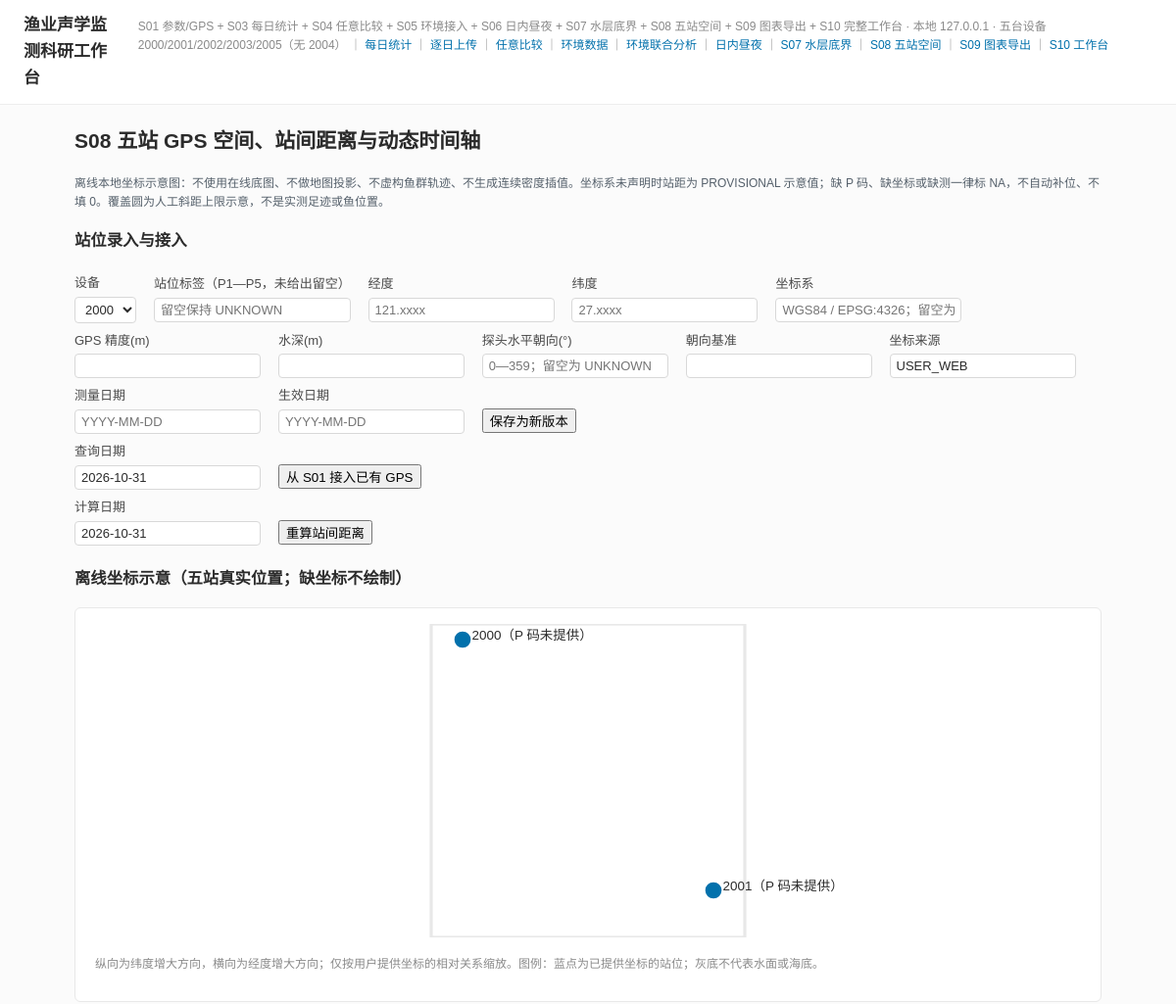
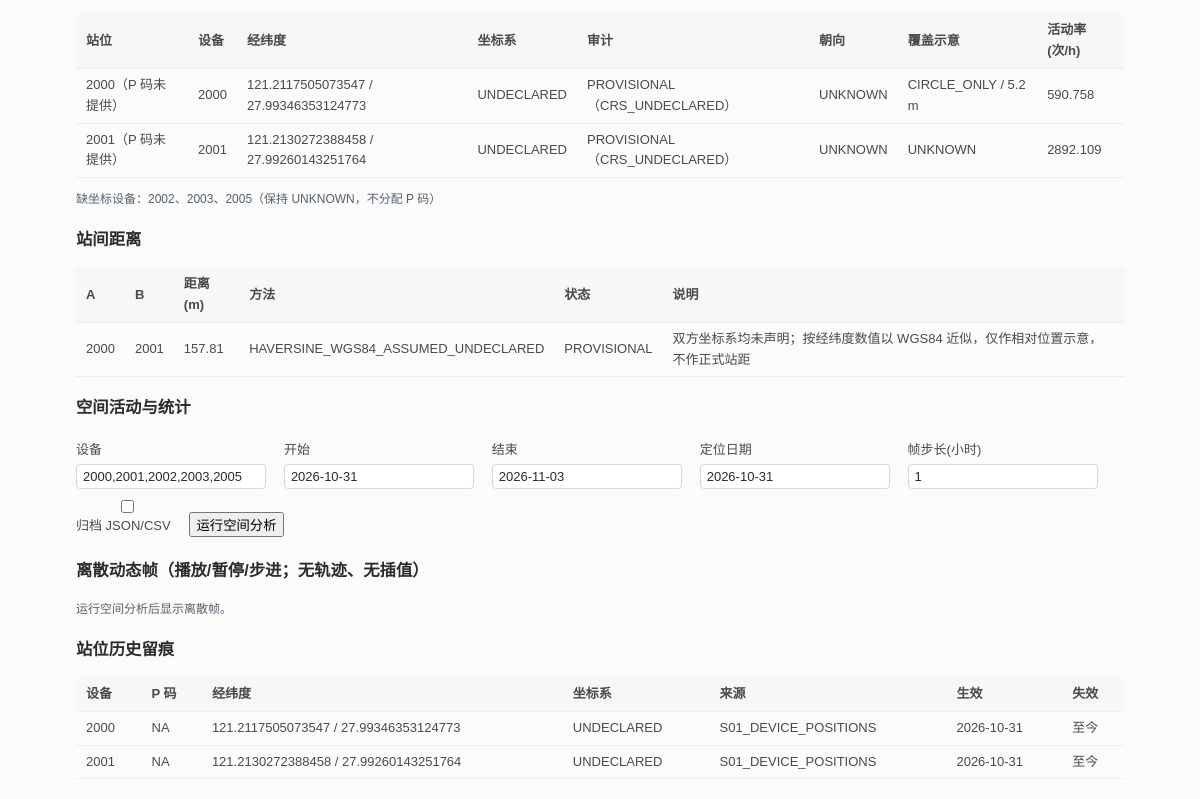
/s08, run on the app's committed database (2 pictures, top to bottom).
### tables this page shows
CREATE TABLE station_location (
    location_id              INTEGER PRIMARY KEY AUTOINCREMENT,
    station_id               TEXT,                      -- P1—P5；未提供时保持 NULL，不自动分配
    device_id                TEXT NOT NULL REFERENCES devices(device_id),
    longitude_deg            REAL,
    latitude_deg             REAL,
    coordinate_reference_system TEXT,
    gps_accuracy_m           REAL,
    water_depth_m            REAL,
    position_source          TEXT NOT NULL,
    measured_at              TEXT,
    heading_deg              REAL,                      -- 探头水平朝向；NULL = UNKNOWN，不画方向足迹
    heading_reference        TEXT,
    effective_from           TEXT NOT NULL,
    effective_to             TEXT,
    created_at               TEXT NOT NULL,
    created_by               TEXT NOT NULL,
    UNIQUE (device_id, effective_from, position_source)
);

CREATE TABLE device_parameter_versions (
    parameter_id            INTEGER PRIMARY KEY AUTOINCREMENT,
    device_id               TEXT NOT NULL REFERENCES devices(device_id),
    version                 INTEGER NOT NULL,
    -- 离底参考：显式输入类型，另一侧为派生值（不写回用户输入）
    clearance_input_type    TEXT CHECK (clearance_input_type IN ('VERTICAL','AXIS_SLANT','UNKNOWN')),
    vertical_bottom_clearance_m REAL,           -- 用户输入（VERTICAL）或 NULL
    axis_slant_m                REAL,           -- 用户输入（AXIS_SLANT）或 NULL
    derived_vertical_clearance_m REAL,          -- 派生值，标记 is_derived
    derived_axis_slant_m         REAL,          -- 派生值
    derivation_tilt_deg     REAL,               -- 派生时使用的倾角
    is_derived              INTEGER NOT NULL DEFAULT 0,
    -- 人工分析截断（硬上限，独立于派生值，永不覆盖）
    analysis_cutoff_slant_m REAL,
    downward_tilt_deg       REAL,               -- 相对水平面向下为正
    tilt_reference          TEXT,
    beam_angle_value_deg    REAL,
    beam_angle_kind         TEXT CHECK (beam_angle_kind IN ('FULL','HALF','UNKNOWN')),
    beam_full_angle_deg     REAL,
    beam_half_angle_deg     REAL,               -- FULL: value/2；HALF: value
    heading_deg             REAL,               -- 真北 0°、顺时针；NULL=UNKNOWN
    heading_reference       TEXT,
    measurement_method      TEXT,
    uncertainty             TEXT,
    source                  TEXT NOT NULL,
    change_reason           TEXT,
    effective_from          TEXT NOT NULL,
    effective_to            TEXT,
    created_at              TEXT NOT NULL,
    created_by              TEXT NOT NULL DEFAULT 'web',
    UNIQUE (device_id, version)
);

CREATE TABLE station_distance (
    distance_id   INTEGER PRIMARY KEY AUTOINCREMENT,
    station_a     TEXT NOT NULL,
    station_b     TEXT NOT NULL,
    device_a      TEXT NOT NULL,
    device_b      TEXT NOT NULL,
    distance_m    REAL NOT NULL,
    method        TEXT NOT NULL,
    computed_at   TEXT NOT NULL,
    crs_pair      TEXT,
    status        TEXT NOT NULL DEFAULT 'OK',
    note          TEXT,
    UNIQUE (station_a, station_b, method)
);

### 04_SOURCE_CODE/app/web/routes.py (the view, shortened to what this page needs)
@bp.route("/s08", methods=["GET", "POST"])
def s08_home():
    conn = get_conn()
    message = None
    analysis = None
    dynamics = None
    try:
        devices = tuple(d.strip() for d in (request.form.get("devices") or
                                            ",".join(spatial_svc.DEVICE_IDS)).split(",")
                        if d.strip())
        start = request.form.get("start_date") or "2026-10-31"
        end = request.form.get("end_date") or "2026-11-03"
        observed_date = request.form.get("observed_date") or start
        map_data = spatial_svc.map_payload(conn, observed_date)
        bounds = map_data.get("bounds")
        map_points = []
        for station in map_data["stations"]:
            x = y = None
            if bounds and station["longitude_deg"] is not None and station["latitude_deg"] is not None:
                width = bounds["max_lon"] - bounds["min_lon"]
                height = bounds["max_lat"] - bounds["min_lat"]
                if width > 0 or height > 0:
                    x = 10 + 80 * (station["longitude_deg"] - bounds["min_lon"]) / width if width > 0 else 50
                    y = 85 - 80 * (station["latitude_deg"] - bounds["min_lat"]) / height if height > 0 else 50
            map_points.append({"station": station, "x": x, "y": y})
        station_rows = [dict(row) for row in conn.execute(
            "SELECT * FROM station_location ORDER BY device_id,effective_from DESC LIMIT 30")]
    finally:
        conn.close()
    return render_template("s08.html", message=message, map_data=map_data,
                           map_points=map_points, station_rows=station_rows,
                           analysis=analysis, dynamics=dynamics,
                           devices=",".join(devices), start=start, end=end,
                           observed_date=observed_date)

### 04_SOURCE_CODE/app/templates/s08.html (shortened to what this page needs)
{% extends "base.html" %}
{% block content %}
<h2>S08 五站 GPS 空间、站间距离与动态时间轴</h2>
<p class="hint">离线本地坐标示意图：不使用在线底图、不做地图投影、不虚构鱼群轨迹、不生成连续密度插值。坐标系未声明时站距为 PROVISIONAL 示意值；缺 P 码、缺坐标或缺测一律标 NA，不自动补位、不填 0。覆盖圆为人工斜距上限示意，不是实测足迹或鱼位置。</p>
<h3>站位录入与接入</h3>
<form class="compare-form" method="post">
  <label>设备 <select name="device_id">{% for d in ['2000','2001','2002','2003','2005'] %}<option value="{{ d }}">{{ d }}</option>{% endfor %}</select></label>
  <label>站位标签（P1—P5，未给出留空） <input name="station_id" placeholder="留空保持 UNKNOWN"></label>
  <label>经度 <input name="longitude" placeholder="121.xxxx"></label>
  <label>纬度 <input name="latitude" placeholder="27.xxxx"></label>
  <label>坐标系 <input name="coordinate_reference_system" placeholder="WGS84 / EPSG:4326；留空为 UNDECLARED"></label>
  <label>GPS 精度(m) <input name="gps_accuracy_m"></label>
  <label>水深(m) <input name="water_depth_m"></label>
  <label>探头水平朝向(°) <input name="heading_deg" placeholder="0—359；留空为 UNKNOWN"></label>
  <label>朝向基准 <input name="heading_reference"></label>
  <label>坐标来源 <input name="position_source" value="USER_WEB"></label>
  <label>测量日期 <input name="measured_at" placeholder="YYYY-MM-DD"></label>
  <label>生效日期 <input name="effective_from" placeholder="YYYY-MM-DD"></label>
  <button>保存为新版本</button>
</form>
<form class="compare-form" method="post">
  <label>查询日期 <input name="observed_date" value="{{ observed_date }}"></label>
  <button>从 S01 接入已有 GPS</button>
</form>
<form class="compare-form" method="post">
  <label>计算日期 <input name="observed_date" value="{{ observed_date }}"></label>
  <button>重算站间距离</button>
</form>
<h3>离线坐标示意（五站真实位置；缺坐标不绘制）</h3>
<div class="card">
<svg viewBox="0 0 100 100" width="100%" height="320" role="img" aria-label="五站离线坐标示意图">
  <rect x="0" y="0" width="100" height="100" fill="#FFFFFF" stroke="#E8E8E8"></rect>
  {% for p in map_points %}
    {% if p.x is not none %}
    <circle cx="{{ p.x }}" cy="{{ p.y }}" r="2.6" fill="#0271AC"></circle>
    <text x="{{ p.x + 3 }}" y="{{ p.y }}" font-size="4.2" fill="#2B2B2B">{{ p.station.label }}</text>
    {% endif %}
  {% endfor %}
</svg>
<p class="muted">纵向为纬度增大方向，横向为经度增大方向；仅按用户提供坐标的相对关系缩放。图例：蓝点为已提供坐标的站位；灰底不代表水面或海底。</p>
</div>
<table><thead><tr><th>站位</th><th>设备</th><th>经纬度</th><th>坐标系</th><th>审计</th><th>朝向</th><th>覆盖示意</th><th>活动率(次/h)</th></tr></thead><tbody>
{% for s in map_data.stations %}
<tr>
  <td>{{ s.label }}</td><td>{{ s.device_id }}</td>
  <td>{{ s.longitude_deg if s.longitude_deg is not none else 'NA' }} / {{ s.latitude_deg if s.latitude_deg is not none else 'NA' }}</td>
  <td>{{ s.crs }}</td><td>{{ s.coordinate_audit.status }}（{{ s.coordinate_audit.flags | join(',') or '无' }}）</td>
  <td>{{ s.heading_deg if s.heading_deg is not none else 'UNKNOWN' }}</td>
  <td>{{ s.coverage.status }}{% if s.coverage.cutoff_m is defined %} / {{ s.coverage.cutoff_m }} m{% endif %}</td>
  <td>{{ s.activity.rate_per_hour | round(3) if s.activity and s.activity.rate_per_hour is not none else 'NA' }}</td>
</tr>
{% else %}<tr><td colspan="8">暂无站位记录；请先从 S01 接入或逐台录入</td></tr>{% endfor %}
</tbody></table>
{% if map_data.unknown_devices %}<p class="hint">缺坐标设备：{{ map_data.unknown_devices | join('、') }}（保持 UNKNOWN，不分配 P 码）</p>{% endif %}
<h3>站间距离</h3>
<table><thead><tr><th>A</th><th>B</th><th>距离(m)</th><th>方法</th><th>状态</th><th>说明</th></tr></thead><tbody>
{% for d in map_data.distances %}<tr><td>{{ d.station_a }}</td><td>{{ d.station_b }}</td><td>{{ d.distance_m | round(2) }}</td><td>{{ d.method }}</td><td>{{ d.status }}</td><td>{{ d.note }}</td></tr>
{% else %}<tr><td colspan="6">暂无站距；坐标系未声明时只给 PROVISIONAL 近似，跨坐标系拒绝混算</td></tr>{% endfor %}
</tbody></table>
<h3>空间活动与统计</h3>
<form class="compare-form" method="post">
  <label>设备 <input name="devices" value="{{ devices }}"></label>
  <label>开始 <input name="start_date" value="{{ start }}"></label>
  <label>结束 <input name="end_date" value="{{ end }}"></label>
  <label>定位日期 <input name="observed_date" value="{{ observed_date }}"></label>
  <label>帧步长(小时) <input name="step_hours" value="1"></label>
  <label><input type="checkbox" name="save" value="1"> 归档 JSON/CSV</label>
  <button>运行空间分析</button>
</form>
<h3>离散动态帧（播放/暂停/步进；无轨迹、无插值）</h3>
{% if dynamics %}
<div class="card">
<label>时间滑块 <input type="range" id="frameRange" min="0" max="{{ dynamics.frames | length - 1 }}" value="0"></label>
<label>设备 <select id="deviceSelect"><option value="ALL">五站同步</option>{% for d in dynamics.devices %}<option value="{{ d }}">{{ d }}</option>{% endfor %}</select></label>
<label>倍速 <select id="speedSelect"><option value="1">1×</option><option value="0.5">0.5×</option><option value="2">2×</option><option value="4">4×</option></select></label>
<p><button id="playBtn" type="button">播放</button> <button id="pauseBtn" type="button">暂停</button> <button id="prevBtn" type="button">上一步</button> <button id="nextBtn" type="button">下一步</button></p>
<p id="frameTime" class="muted"></p>
<table><thead><tr><th>设备</th><th>活动状态</th><th>候选事件</th><th>水温</th><th>潮位</th><th>风速</th><th>风向</th></tr></thead><tbody id="frameBody"></tbody></table>
<p class="hint">颜色分级固定：浅蓝 0—2 次/h，中蓝 2—5，深蓝 &gt;5，灰色 NA。环境值来自 S05 来源，缺测不伪装成 0；站位值不连成轨迹。</p>
</div>
<script>
const FRAMES = {{ dynamics.frames | tojson }};
let frameIndex = 0, timer = null;
function renderFrame() {
  const frame = FRAMES[frameIndex] || {values: []};
  document.getElementById('frameRange').value = frameIndex;
  document.getElementById('frameTime').textContent = frame.timestamp_local + '（' + frame.timezone + '）';
  const selected = document.getElementById('deviceSelect').value;
  const body = document.getElementById('frameBody');
  body.innerHTML = '';
  frame.values.filter(v => selected === 'ALL' || v.device_id === selected).forEach(v => {
    const tr = document.createElement('tr');
    const classes = ['lvl-na', 'lvl-low', 'lvl-mid', 'lvl-high'];
    const count = v.candidate_events;
    const level = v.status === 'NA' || count === null ? 0 : (count > 5 ? 3 : (count >= 2 ? 2 : 1));
    tr.innerHTML = '<td class="' + classes[level] + '">' + v.device_id + '</td><td>' + v.status +
      '</td><td>' + (count === null ? 'NA' : count) + '</td>' +
      ['WATER_TEMP','TIDE_HEIGHT','WIND_SPEED','WIND_DIRECTION'].map(k => {
        const env = v.environment[k];
        return '<td>' + (env ? (env.value.toFixed(3) + ' (' + env.quality_flag + ')') : 'NA') + '</td>';
      }).join('');
    body.appendChild(tr);
  });
}
function stop() { if (timer) { clearInterval(timer); timer = null; } }
function play() {
  stop();
  const speed = parseFloat(document.getElementById('speedSelect').value) || 1;
  timer = setInterval(() => { frameIndex = (frameIndex + 1) % FRAMES.length; renderFrame(); }, 1000 / speed);
}
document.getElementById('frameRange').addEventListener('input', e => { stop(); frameIndex = +e.target.value; renderFrame(); });
document.getElementById('playBtn').addEventListener('click', play);
document.getElementById('pauseBtn').addEventListener('click', stop);
document.getElementById('prevBtn').addEventListener('click', () => { stop(); frameIndex = (frameIndex - 1 + FRAMES.length) % FRAMES.length; renderFrame(); });
document.getElementById('nextBtn').addEventListener('click', () => { stop(); frameIndex = (frameIndex + 1) % FRAMES.length; renderFrame(); });
document.getElementById('deviceSelect').addEventListener('change', renderFrame);
renderFrame();
</script>
<style>
.lvl-na { background:#F7F7F7; color:#8A8A8A; }
.lvl-low { background:rgba(2,113,172,0.12); color:#2B2B2B; }
.lvl-mid { background:rgba(2,113,172,0.28); color:#2B2B2B; }
.lvl-high { background:rgba(2,113,172,0.48); color:#FFFFFF; }
</style>
{% else %}<p class="hint">运行空间分析后显示离散帧。</p>{% endif %}
<h3>站位历史留痕</h3>
<table><thead><tr><th>设备</th><th>P 码</th><th>经纬度</th><th>坐标系</th><th>来源</th><th>生效</th><th>失效</th></tr></thead><tbody>
{% for row in station_rows %}<tr><td>{{ row.device_id }}</td><td>{{ row.station_id or 'NA' }}</td><td>{{ row.longitude_deg if row.longitude_deg is not none else 'NA' }} / {{ row.latitude_deg if row.latitude_deg is not none else 'NA' }}</td><td>{{ row.coordinate_reference_system or 'UNDECLARED' }}</td><td>{{ row.position_source }}</td><td>{{ row.effective_from }}</td><td>{{ row.effective_to or '至今' }}</td></tr>
{% else %}<tr><td colspan="7">暂无</td></tr>{% endfor %}
</tbody></table>
{% endblock %}

### data on the page
station_location: label "2000（P 码未提供）", device_id "2000", longitude_deg "121.2117505073547", latitude_deg "27.99346353124773", crs "UNDECLARED", coordinate_audit.status "PROVISIONAL", coordinate_audit.flags "CRS_UNDECLARED", heading_deg "UNKNOWN", coverage.status "CIRCLE_ONLY", coverage.cutoff_m "5.2", activity.rate_per_hour "590.758", station_id "NA", coordinate_reference_system "UNDECLARED", position_source "S01_DEVICE_POSITIONS", effective_from "2026-10-31", effective_to "至今"
station_location: label "2001（P 码未提供）", device_id "2001", longitude_deg "121.2130272388458", latitude_deg "27.99260143251764", crs "UNDECLARED", coordinate_audit.status "PROVISIONAL", coordinate_audit.flags "CRS_UNDECLARED", heading_deg "UNKNOWN", coverage.status "UNKNOWN", activity.rate_per_hour "2892.109", station_id "NA", coordinate_reference_system "UNDECLARED", position_source "S01_DEVICE_POSITIONS", effective_from "2026-10-31", effective_to "至今"
station_distance: station_a "2000", station_b "2001", distance_m "157.81", method "HAVERSINE_WGS84_ASSUMED_UNDECLARED", status "PROVISIONAL", note "双方坐标系均未声明；按经纬度数值以 WGS84 近似，仅作相对位置示意，不作正式站距"

### other printed values
{{ map_data.unknown_devices | join('、') }} "2002、2003、2005"
form field device_id "2000"
